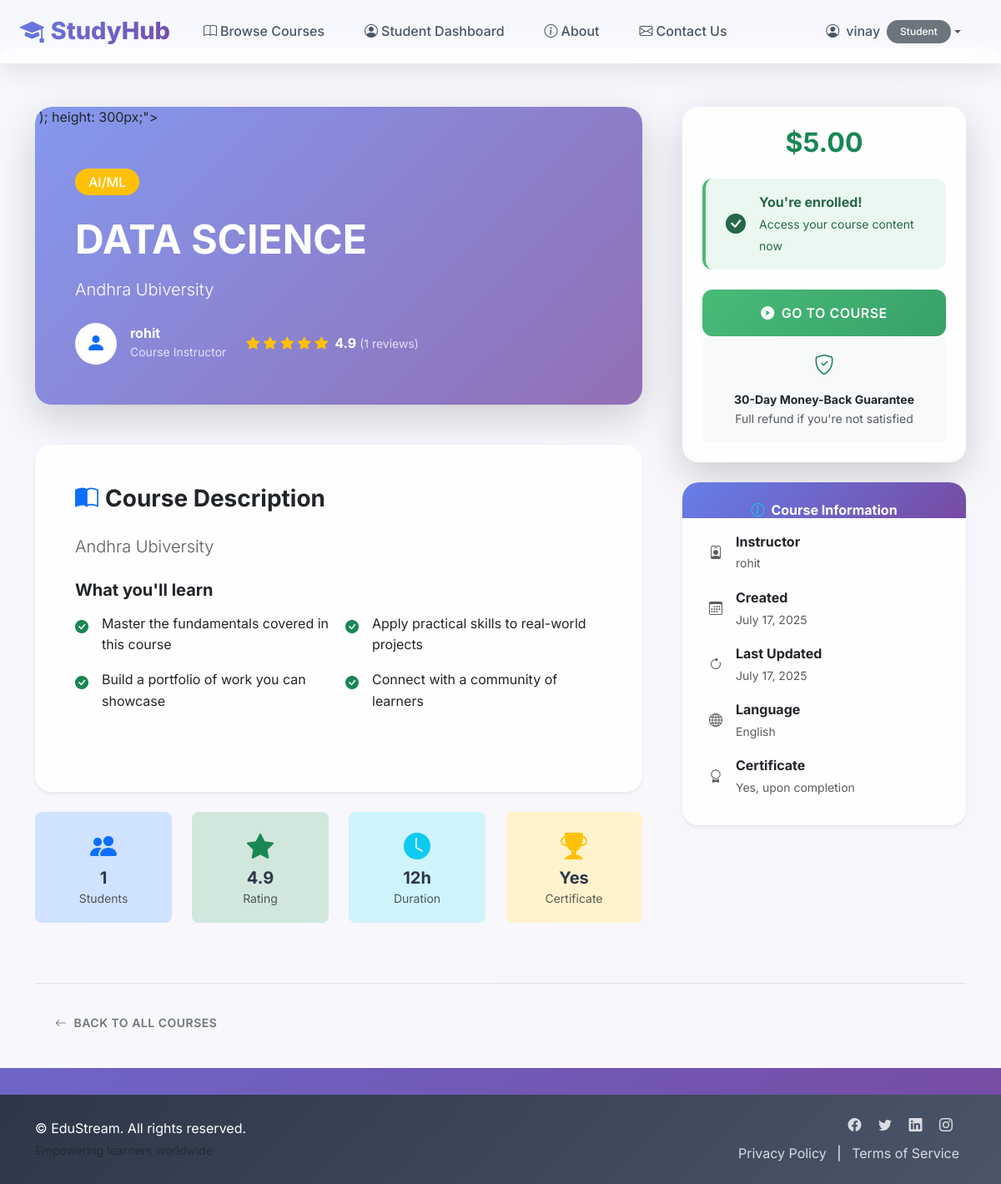
Page /student/courses/7/ (signed in) on the committed database.
### core/models.py (models this page shows, shortened)
class User(AbstractUser):
    USER_TYPE_CHOICES = (
        ('student', 'Student'),
        ('teacher', 'Teacher'),
    )
    user_type = models.CharField(max_length=10, choices=USER_TYPE_CHOICES, default='student')
    email_otp = models.CharField(max_length=6, blank=True, null=True)
    otp_created_at = models.DateTimeField(blank=True, null=True)

class Course(models.Model):
    teacher = models.ForeignKey(User, on_delete=models.CASCADE, related_name='courses_taught', limit_choices_to={'user_type': 'teacher'})
    title = models.CharField(max_length=200)
    description = models.TextField()
    price = models.DecimalField(max_digits=10, decimal_places=2)
    category = models.ForeignKey(Category, on_delete=models.SET_NULL, null=True, blank=True, related_name='courses')
    created_at = models.DateTimeField(auto_now_add=True)
    updated_at = models.DateTimeField(auto_now=True)

class Category(models.Model):
    name = models.CharField(max_length=100, unique=True)
    description = models.TextField(blank=True, null=True)
    class Meta:
        verbose_name_plural = "Categories"

### student/views.py (the view)
# urls.py: path('courses/<int:pk>/', views.course_detail, name='course_detail'),
@login_required
@user_passes_test(is_student, login_url='login')
def course_detail(request, pk):
    course = get_object_or_404(Course, pk=pk)
    print(f"\n--- DEBUG: In course_detail (URL: /student/courses/{pk}/): User {request.user.username} (ID: {request.user.id}), Course ID: {course.title} (ID: {course.id}). Is enrolled: {Enrollment.objects.filter(student=request.user, course=course).exists()} ---")
    is_enrolled = Enrollment.objects.filter(student=request.user, course=course).exists()
    return render(request, 'student/course_detail.html', {'course': course, 'is_enrolled': is_enrolled})

### templates/student/course_detail.html (shortened to what this page needs)
{% extends 'base.html' %}
{% block content %}
<div class="row g-5">
    <div class="col-lg-8">
        <div class="card border-0 shadow-lg mb-5">
            <div class="course-hero position-relative overflow-hidden" style="height: 300px;">
                <div class="card-body h-100 d-flex flex-column justify-content-center text-white p-5">
                    <div class="mb-3">
                        <span class="badge bg-warning fs-6 mb-2">{{ course.category.name|default:"General Course" }}</span>
                    </div>
                    <h1 class="display-5 fw-bold mb-3">{{ course.title }}</h1>
                    <p class="lead mb-4">{{ course.description|truncatechars:120 }}</p>
                    <div class="d-flex align-items-center gap-4">
                        <div class="instructor-info d-flex align-items-center">
                            <div class="instructor-avatar me-3">
                                <div class="bg-white text-primary rounded-circle d-flex align-items-center justify-content-center" style="width: 50px; height: 50px;">
                                    <i class="bi bi-person-fill fs-4"></i>
                                </div>
                            </div>
                            <div>
                                <h6 class="mb-0 fw-bold">{{ course.teacher.get_full_name|default:course.teacher.username }}</h6>
                                <small class="opacity-75">Course Instructor</small>
                            </div>
                        </div>
                        <div class="course-rating d-flex align-items-center">
                            <div class="stars me-2">
                                {% for i in "12345" %}
                                    <i class="bi bi-star-fill text-warning"></i>
                                {% endfor %}
                            </div>
                            <span class="fw-bold">4.9</span>
                            <small class="opacity-75 ms-1">({{ course.enrollments.count }} reviews)</small>
                        </div>
                    </div>
                </div>
            </div>
        </div>
        <div class="card border-0 shadow-sm mb-4">
            <div class="card-body p-5">
                <h3 class="fw-bold mb-4">
                    <i class="bi bi-book-half me-2 text-primary"></i>Course Description
                </h3>
                <div class="course-description">
                    <p class="lead text-muted mb-4">{{ course.description|linebreaksbr }}</p>
                    <div class="learning-outcomes mb-5">
                        <h5 class="fw-bold mb-3">What you'll learn</h5>
                        <div class="row g-3">
                            <div class="col-md-6">
                                <div class="d-flex align-items-start">
                                    <i class="bi bi-check-circle-fill text-success me-3 mt-1"></i>
                                    <span>Master the fundamentals covered in this course</span>
                                </div>
                            </div>
                            <div class="col-md-6">
                                <div class="d-flex align-items-start">
                                    <i class="bi bi-check-circle-fill text-success me-3 mt-1"></i>
                                    <span>Apply practical skills to real-world projects</span>
                                </div>
                            </div>
                            <div class="col-md-6">
                                <div class="d-flex align-items-start">
                                    <i class="bi bi-check-circle-fill text-success me-3 mt-1"></i>
                                    <span>Build a portfolio of work you can showcase</span>
                                </div>
                            </div>
                            <div class="col-md-6">
                                <div class="d-flex align-items-start">
                                    <i class="bi bi-check-circle-fill text-success me-3 mt-1"></i>
                                    <span>Connect with a community of learners</span>
                                </div>
                            </div>
                        </div>
                    </div>
                </div>
            </div>
        </div>
        <div class="row g-4 mb-4">
            <div class="col-sm-6 col-lg-3">
                <div class="stat-card text-center p-3 bg-primary-subtle rounded-3">
                    <i class="bi bi-people-fill fs-2 text-primary mb-2"></i>
                    <h5 class="fw-bold mb-0">{{ course.enrollments.count }}</h5>
                    <small class="text-muted">Students</small>
                </div>
            </div>
            <div class="col-sm-6 col-lg-3">
                <div class="stat-card text-center p-3 bg-success-subtle rounded-3">
                    <i class="bi bi-star-fill fs-2 text-success mb-2"></i>
                    <h5 class="fw-bold mb-0">4.9</h5>
                    <small class="text-muted">Rating</small>
                </div>
            </div>
            <div class="col-sm-6 col-lg-3">
                <div class="stat-card text-center p-3 bg-info-subtle rounded-3">
                    <i class="bi bi-clock-fill fs-2 text-info mb-2"></i>
                    <h5 class="fw-bold mb-0">12h</h5>
                    <small class="text-muted">Duration</small>
                </div>
            </div>
            <div class="col-sm-6 col-lg-3">
                <div class="stat-card text-center p-3 bg-warning-subtle rounded-3">
                    <i class="bi bi-trophy-fill fs-2 text-warning mb-2"></i>
                    <h5 class="fw-bold mb-0">Yes</h5>
                    <small class="text-muted">Certificate</small>
                </div>
            </div>
        </div>
    </div>
    <div class="col-lg-4">
        <div class="sticky-top" style="top: 100px;">
            <div class="card border-0 shadow-lg mb-4">
                <div class="card-body p-4">
                    <div class="text-center mb-4">
                        <div class="price-display mb-3">
                            <span class="h2 fw-bold text-success">${{ course.price }}</span>
                        </div>
                    </div>
                    {% if is_enrolled %}
                        <div class="alert alert-success d-flex align-items-center mb-4" role="alert">
                            <i class="bi bi-check-circle-fill me-3 fs-4"></i>
                            <div>
                                <strong>You're enrolled!</strong><br>
                                <small>Access your course content now</small>
                            </div>
                        </div>
                        <div class="d-grid">
                            <a href="{% url 'course_content_access' course.pk %}" class="btn btn-success btn-lg">
                                <i class="bi bi-play-circle-fill me-2"></i>Go to Course
                            </a>
                        </div>
                    {% endif %}
                    <div class="guarantee-badge text-center p-3 bg-light rounded-3">
                        <i class="bi bi-shield-check text-success fs-4 mb-2 d-block"></i>
                        <strong class="small">30-Day Money-Back Guarantee</strong>
                        <div class="small text-muted">Full refund if you're not satisfied</div>
                    </div>
                </div>
            </div>
            <div class="card border-0 shadow-sm">
                <div class="card-header bg-transparent border-0 pb-0">
                    <h6 class="fw-bold mb-0">
                        <i class="bi bi-info-circle me-2 text-info"></i>Course Information
                    </h6>
                </div>
                <div class="card-body pt-3">
                    <ul class="list-unstyled mb-0">
                        <li class="mb-3 d-flex align-items-center">
                            <i class="bi bi-person-badge me-3 text-muted"></i>
                            <div>
                                <strong>Instructor</strong><br>
                                <small class="text-muted">{{ course.teacher.get_full_name|default:course.teacher.username }}</small>
                            </div>
                        </li>
                        <li class="mb-3 d-flex align-items-center">
                            <i class="bi bi-calendar3 me-3 text-muted"></i>
                            <div>
                                <strong>Created</strong><br>
                                <small class="text-muted">{{ course.created_at|date:"F d, Y" }}</small>
                            </div>
                        </li>
                        <li class="mb-3 d-flex align-items-center">
                            <i class="bi bi-arrow-clockwise me-3 text-muted"></i>
                            <div>
                                <strong>Last Updated</strong><br>
                                <small class="text-muted">{{ course.updated_at|date:"F d, Y" }}</small>
                            </div>
                        </li>
                        <li class="mb-3 d-flex align-items-center">
                            <i class="bi bi-globe me-3 text-muted"></i>
                            <div>
                                <strong>Language</strong><br>
                                <small class="text-muted">English</small>
                            </div>
                        </li>
                        <li class="d-flex align-items-center">
                            <i class="bi bi-award me-3 text-muted"></i>
                            <div>
                                <strong>Certificate</strong><br>
                                <small class="text-muted">Yes, upon completion</small>
                            </div>
                        </li>
                    </ul>
                </div>
            </div>
        </div>
    </div>
</div>
<div class="mt-5 pt-4 border-top">
    <a href="{% url 'course_list' %}" class="btn btn-outline-secondary">
        <i class="bi bi-arrow-left me-2"></i>Back to All Courses
    </a>
</div>
{% endblock %}

### templates/base.html (shortened to what this page needs)
<!DOCTYPE html>
<html lang="en">
<head>
<link href="https://cdn.jsdelivr.net/npm/bootstrap@5.3.3/dist/css/bootstrap.min.css" rel="stylesheet">
<link rel="stylesheet" href="/static/css/style.css">
<link rel="stylesheet" href="https://cdn.jsdelivr.net/npm/bootstrap-icons@1.11.3/font/bootstrap-icons.min.css">
</head>
<body>
<nav class="navbar navbar-expand-lg fixed-top">
<div class="container-fluid px-4">
<a class="navbar-brand" href="{% url 'home' %}">
    <i class="bi bi-mortarboard-fill me-2"></i>StudyHub
</a>
<div class="collapse navbar-collapse" id="navbarNav">
<ul class="navbar-nav me-auto mb-2 mb-lg-0">
<li class="nav-item">
<a class="nav-link" href="{% url 'course_list' %}">
    <i class="bi bi-book me-1"></i>Browse Courses
</a>
</li>
{% if user.is_authenticated %}
{% if user.user_type == 'teacher' %}
<li class="nav-item">
<a class="nav-link" href="{% url 'teacher_dashboard' %}">
    <i class="bi bi-person-badge me-1"></i>Teacher Dashboard
</a>
</li>
{% elif user.user_type == 'student' %}
<li class="nav-item">
<a class="nav-link" href="{% url 'student_dashboard' %}">
    <i class="bi bi-person-circle me-1"></i>Student Dashboard
</a>
</li>
{% endif %}
{% endif %}
<li class="nav-item">
<a class="nav-link" href="#about">
    <i class="bi bi-info-circle me-1"></i>About
</a>
</li>
<li class="nav-item">
<a class="nav-link" href="#contact">
    <i class="bi bi-envelope me-1"></i>Contact Us
</a>
</li>
</ul>
<ul class="navbar-nav ms-auto">
{% if user.is_authenticated %}
<li class="nav-item dropdown">
<a class="nav-link dropdown-toggle d-flex align-items-center" href="#" id="navbarDropdown" role="button" data-bs-toggle="dropdown" aria-expanded="false">
    <i class="bi bi-person-circle me-2"></i>{{ user.username }}
    <span class="badge bg-secondary ms-2">{{ user.user_type|capfirst }}</span>
</a>
</li>
{% endif %}
</ul>
</div>
</div>
</nav>
<div class="main-container">
<div class="container mt-4 pt-3 fade-in-up">
{% block content %}
{% endblock %}
</div>
</div>
<footer class="footer py-4">
<div class="container">
<div class="row align-items-center">
<div class="col-md-6 text-center text-md-start">
<span>&copy; {{ "now"|date:"Y" }} EduStream. All rights reserved.</span>
<br><small class="text-muted">Empowering learners worldwide</small>
</div>
<div class="col-md-6 text-center text-md-end">
<div class="social-links mb-2">
    <a href="#" class="me-3"><i class="bi bi-facebook"></i></a>
    <a href="#" class="me-3"><i class="bi bi-twitter"></i></a>
    <a href="#" class="me-3"><i class="bi bi-linkedin"></i></a>
    <a href="#" class="me-3"><i class="bi bi-instagram"></i></a>
</div>
<a href="#privacy" class="text-decoration-none mx-2">Privacy Policy</a>
<span>|</span>
<a href="#terms" class="text-decoration-none mx-2">Terms of Service</a>
</div>
</div>
</div>
</footer>
</body>
</html>

### rows in the picture
User: username "vinay", user_type "Student"
Course: category.name "AI/ML", title "DATA SCIENCE", description "Andhra Ubiversity", teacher.get_full_name "rohit", enrollments.count "1", price "5.00", created_at "July 17, 2025", updated_at "July 17, 2025"
